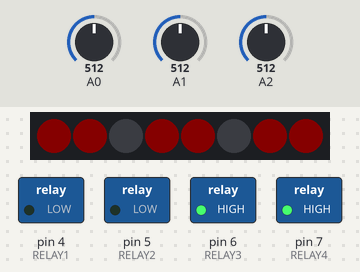
The sketch below on a simulated Arduino Uno, built with avr-gcc and run on an emulated ATmega328P. On the bench: 8 RGB LEDs in strip order, left to right, switched loads named in the sketch (green lamp = pin HIGH). Inputs (shaded band) come from the test bench; at power-on: A0 = 512, A1 = 512, A2 = 512. Dim RGB values are drawn brighter than linear.

Above: at 1.2 s.
1.3 s: A0 set to 687
2.8 s: A0 set to 717
At 4.1 s:
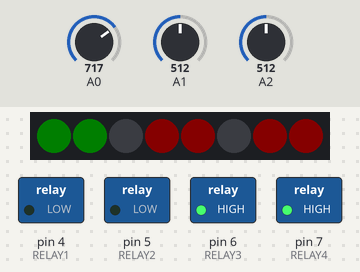
4.5 s: A1 set to 469
6.0 s: A1 set to 433
At 7.3 s:
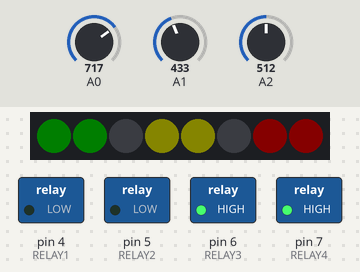
7.6 s: A2 set to 694
9.1 s: A2 set to 717
At 10.4 s:
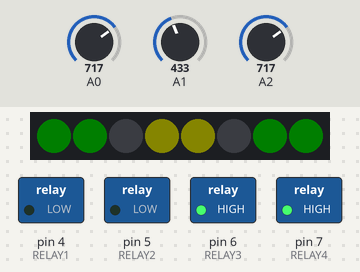
At 16.2 s:
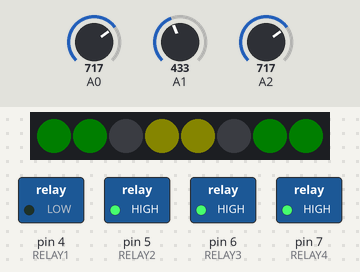
Timing chart, 0 to 16.5 s (numbered marks = the images above; inputs shaded):
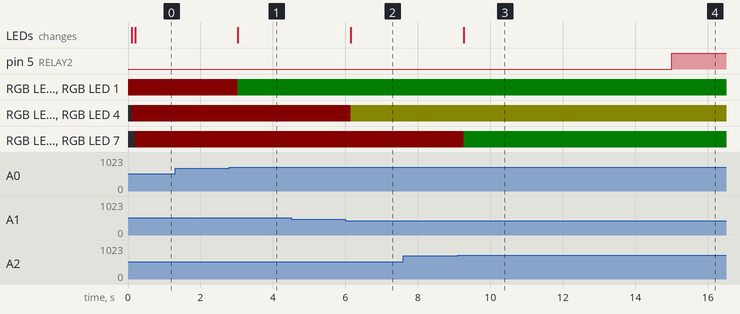

The sketch:

arx-arduino-alarm.ino
```cpp
#include <FastLED.h>

#define KNOWN_RESISTANCE 2200
#define ALARM_RESISTANCE 1000
#define TAMPER_RESISTANCE 2800
#define LED_PIN 2
#define NUM_LEDS 8
#define RELAY1 4
#define RELAY2 5
#define RELAY3 6
#define RELAY4 7

CRGB leds[NUM_LEDS];

// Define the different states of the system
enum State {
  NORMAL_STATE,
  ALARM_STATE,
  TAMPER_STATE,
  ALARM_DELAY_STATE,
  TAMPER_DELAY_STATE
};

State currentState = NORMAL_STATE;
unsigned long alarmStartTime = 0;
unsigned long tamperStartTime = 0;

void setup() {
  FastLED.addLeds<WS2812, LED_PIN, GRB>(leds, NUM_LEDS);
  pinMode(RELAY1, OUTPUT);
  pinMode(RELAY2, OUTPUT);
  pinMode(RELAY3, OUTPUT);
  pinMode(RELAY4, OUTPUT);
  digitalWrite(RELAY1, LOW);
  digitalWrite(RELAY2, HIGH);
  digitalWrite(RELAY3, HIGH);
  digitalWrite(RELAY4, HIGH);
}

void loop() {
  int PIRValue[3];
  float voltage[3];
  float resistance[3];
  bool alarmTriggered = false;
  bool tamperTriggered = false;

  for (int i = 0; i < 3; i++) { // For balanced PIR sensor input
    PIRValue[i] = analogRead(A0 + i); // read the voltage at A0, A1, and A2
    voltage[i] = (PIRValue[i] / 1023.0) * 5.0; // calculate the voltage at each analog pin
    resistance[i] = KNOWN_RESISTANCE * (5.0 / voltage[i] - 1.0); // calculate ohms at each analog pin

    if (resistance[i] <= ALARM_RESISTANCE) { // Normal state
      if (i == 0) {
        leds[0] = CRGB::Green;
        leds[1] = CRGB::Green;
      } else if (i == 1) {
        leds[3] = CRGB::Green;
        leds[4] = CRGB::Green;
      } else if (i == 2) {
        leds[6] = CRGB::Green;
        leds[7] = CRGB::Green;
      }
    } else if (resistance[i] <= TAMPER_RESISTANCE) { // Alarm state
      if (i == 0) {
        leds[0] = CRGB::Red;
        leds[1] = CRGB::Red;
      } else if (i == 1) {
        leds[3] = CRGB::Red;
        leds[4] = CRGB::Red;
      } else if (i == 2) {
        leds[6] = CRGB::Red;
        leds[7] = CRGB::Red;
      }
      alarmTriggered = true;
    } else { // Tamper state
      if (i == 0) {
        leds[0] = CRGB::Yellow;
        leds[1] = CRGB::Yellow;
      } else if (i == 1) {
        leds[3] = CRGB::Yellow;
        leds[4] = CRGB::Yellow;
      } else if (i == 2) {
        leds[6] = CRGB::Yellow;
        leds[7] = CRGB::Yellow;
      tamperTriggered = true;
    }
  }

  FastLED.setBrightness(8);
  FastLED.show();

  // Update the state based on the current inputs and the current state
  switch(currentState) {
    case NORMAL_STATE:
      if (alarmTriggered) {
        digitalWrite(RELAY2, LOW);
        currentState = ALARM_DELAY_STATE;
        alarmStartTime = millis();
      } else if (tamperTriggered) {
        digitalWrite(RELAY3, LOW);
        currentState = TAMPER_DELAY_STATE;
        tamperStartTime = millis();
      }
      break;
    case ALARM_DELAY_STATE:
      if (millis() - alarmStartTime >= 15000) {
        digitalWrite(RELAY2, HIGH);
        currentState = NORMAL_STATE;
      }
      break;
    case TAMPER_DELAY_STATE:
      if (millis() - tamperStartTime >= 10000) {
        digitalWrite(RELAY3, HIGH);
        currentState = NORMAL_STATE;
      }
      break;
    default:
      currentState = NORMAL_STATE;
  }

  delay(100); // wait for 100 milliseconds
}
}
```

Measured:
- the behaviour switches between 703 and 704 on A0 (found by bisection; images 0 and 1)
- the behaviour switches between 451 and 450 on A1 (found by bisection; images 1 and 2)
- the behaviour switches between 703 and 704 on A2 (found by bisection; images 2 and 3)
- after the input at 1.3 s, every drawn part: stays the same
- after the input at 2.8 s, RGB LED 0, RGB LED 1: RGB(8, 0, 0) → RGB(0, 4, 0) after 0.22 s; the LEDs: change after 0.22 s (image 1)
- after the input at 4.5 s, every drawn part: stays the same
- after the input at 6.0 s, RGB LED 3, RGB LED 4: RGB(8, 0, 0) → RGB(8, 8, 0) after 0.15 s; the LEDs: change after 0.15 s (image 2)
- after the input at 7.6 s, every drawn part: stays the same
- after the input at 9.1 s, pin 5 (RELAY2): goes on until 15.0 s, then stays HIGH; RGB LED 6, RGB LED 7: RGB(8, 0, 0) → RGB(0, 4, 0) after 0.17 s; the LEDs: change after 0.17 s (image 3)
